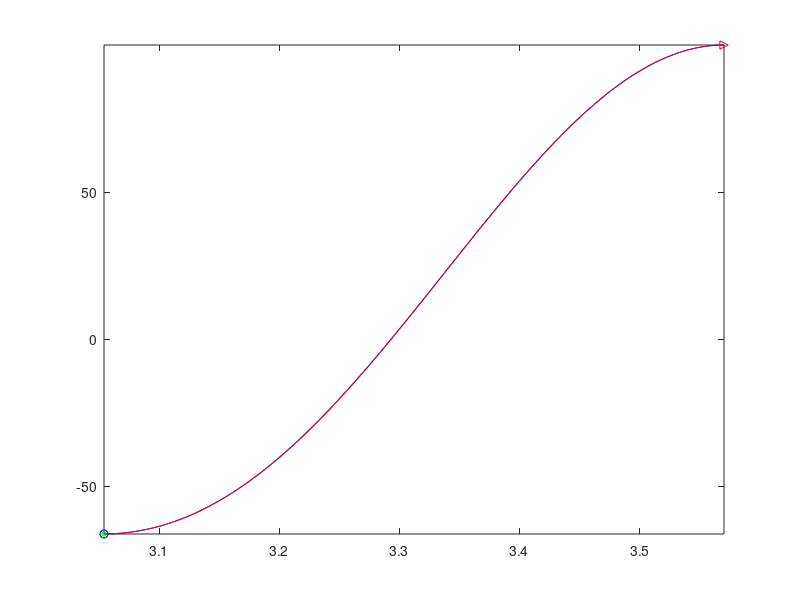

This chart was generated by the following MATLAB code:
%% First block
f = @(x) 20.*x.*(cos(x.^2)-sin(x));
a = 1;
b = 3.7;
nh = 1000;
XVec = linspace(a,b,nh);
YVec = f(XVec);
%% Second block
xd = diff(YVec);
xds = sign(xd);
ix = (xds(1:end-1)~=xds(2:end));
ix = ix & (xds(1:end-1)<0);
mask(2:numel(ix)+1)=ix;
ind = find(mask);
[maxY, indMax] = max(YVec);
plot(XVec,YVec,'b',XVec(ind),YVec(ind),' *g', XVec(indMax), maxY,' >r');
[minDif, indMinDif] = min(abs(XVec(indMax) - XVec(ind)));
hold on;
nh = 1000;
XFlyVec = linspace(XVec(indMax), XVec(ind(indMinDif)),nh);
YFlyVec = linspace(YVec(indMax), YVec(ind(indMinDif)),nh);
comet(XFlyVec, f(XFlyVec));